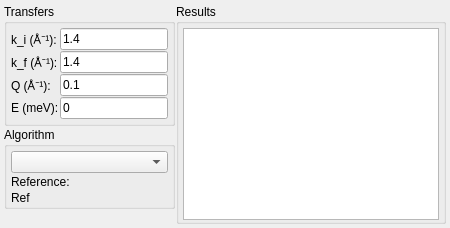
     <widget class="QWidget" name="tabCalc">
      <attribute name="title">
       <string>Calculation</string>
      </attribute>
      <layout class="QGridLayout" name="gridLayout_4">
       <property name="margin">
        <number>4</number>
       </property>
       <property name="spacing">
        <number>1</number>
       </property>
       <item row="0" column="0">
        <widget class="QGroupBox" name="groupBox_4">
         <property name="sizePolicy">
          <sizepolicy hsizetype="Preferred" vsizetype="Preferred">
           <horstretch>0</horstretch>
           <verstretch>0</verstretch>
          </sizepolicy>
         </property>
         <property name="title">
          <string>Transfers</string>
         </property>
         <layout class="QFormLayout" name="formLayout_2">
          <property name="horizontalSpacing">
           <number>1</number>
          </property>
          <property name="verticalSpacing">
           <number>1</number>
          </property>
          <property name="margin">
           <number>4</number>
          </property>
          <item row="0" column="0">
           <widget class="QLabel" name="labelki">
            <property name="text">
             <string>k_i (Å⁻¹):</string>
            </property>
           </widget>
          </item>
          <item row="0" column="1">
           <widget class="QLineEdit" name="editKi">
            <property name="text">
             <string>1.4</string>
            </property>
            <property name="readOnly">
             <bool>false</bool>
            </property>
           </widget>
          </item>
          <item row="1" column="0">
           <widget class="QLabel" name="labelkf">
            <property name="text">
             <string>k_f (Å⁻¹):</string>
            </property>
           </widget>
          </item>
          <item row="1" column="1">
           <widget class="QLineEdit" name="editKf">
            <property name="text">
             <string>1.4</string>
            </property>
            <property name="readOnly">
             <bool>false</bool>
            </property>
           </widget>
          </item>
          <item row="2" column="0">
           <widget class="QLabel" name="labelQ">
            <property name="text">
             <string>Q (Å⁻¹):</string>
            </property>
           </widget>
          </item>
          <item row="2" column="1">
           <widget class="QLineEdit" name="editQ">
            <property name="text">
             <string>0.1</string>
            </property>
            <property name="readOnly">
             <bool>false</bool>
            </property>
           </widget>
          </item>
          <item row="3" column="0">
           <widget class="QLabel" name="labelE">
            <property name="text">
             <string>E (meV):</string>
            </property>
           </widget>
          </item>
          <item row="3" column="1">
           <widget class="QLineEdit" name="editE">
            <property name="text">
             <string>0</string>
            </property>
            <property name="readOnly">
             <bool>true</bool>
            </property>
           </widget>
          </item>
         </layout>
        </widget>
       </item>
       <item row="0" column="1" rowspan="3">
        <widget class="QGroupBox" name="groupBox_9">
         <property name="sizePolicy">
          <sizepolicy hsizetype="Preferred" vsizetype="Preferred">
           <horstretch>1</horstretch>
           <verstretch>0</verstretch>
          </sizepolicy>
         </property>
         <property name="title">
          <string>Results</string>
         </property>
         <layout class="QGridLayout" name="gridLayout_12">
          <property name="leftMargin">
           <number>4</number>
          </property>
          <property name="topMargin">
           <number>4</number>
          </property>
          <property name="rightMargin">
           <number>4</number>
          </property>
          <property name="bottomMargin">
           <number>1</number>
          </property>
          <property name="horizontalSpacing">
           <number>1</number>
          </property>
          <property name="verticalSpacing">
           <number>2</number>
          </property>
          <item row="0" column="0">
           <widget class="QTextEdit" name="editResults">
            <property name="tabChangesFocus">
             <bool>true</bool>
            </property>
            <property name="undoRedoEnabled">
             <bool>false</bool>
            </property>
            <property name="readOnly">
             <bool>true</bool>
            </property>
           </widget>
          </item>
         </layout>
        </widget>
       </item>
       <item row="1" column="0">
        <widget class="QGroupBox" name="groupBox_8">
         <property name="sizePolicy">
          <sizepolicy hsizetype="Preferred" vsizetype="Preferred">
           <horstretch>0</horstretch>
           <verstretch>0</verstretch>
          </sizepolicy>
         </property>
         <property name="title">
          <string>Algorithm</string>
         </property>
         <layout class="QFormLayout" name="formLayout_8">
          <property name="fieldGrowthPolicy">
           <enum>QFormLayout::AllNonFixedFieldsGrow</enum>
          </property>
          <property name="horizontalSpacing">
           <number>1</number>
          </property>
          <property name="verticalSpacing">
           <number>2</number>
          </property>
          <property name="leftMargin">
           <number>4</number>
          </property>
          <property name="topMargin">
           <number>4</number>
          </property>
          <property name="rightMargin">
           <number>4</number>
          </property>
          <property name="bottomMargin">
           <number>1</number>
          </property>
          <item row="0" column="0" colspan="2">
           <widget class="QComboBox" name="comboAlgo"/>
          </item>
          <item row="1" column="0">
           <widget class="QLabel" name="label_2">
            <property name="text">
             <string>Reference:</string>
            </property>
           </widget>
          </item>
          <item row="2" column="0">
           <widget class="QLabel" name="labelAlgoRef">
            <property name="text">
             <string>Ref</string>
            </property>
           </widget>
          </item>
         </layout>
        </widget>
       </item>
      </layout>
     </widget>
